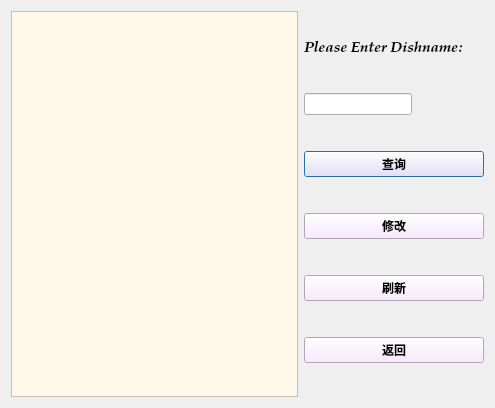
<?xml version="1.0" encoding="UTF-8"?>
<ui version="4.0">
 <class>changeFoodAmount</class>
 <widget class="QDialog" name="changeFoodAmount">
  <property name="geometry">
   <rect>
    <x>0</x>
    <y>0</y>
    <width>495</width>
    <height>408</height>
   </rect>
  </property>
  <property name="sizePolicy">
   <sizepolicy hsizetype="Preferred" vsizetype="Fixed">
    <horstretch>0</horstretch>
    <verstretch>0</verstretch>
   </sizepolicy>
  </property>
  <property name="windowTitle">
   <string>Dialog</string>
  </property>
  <layout class="QHBoxLayout" name="horizontalLayout">
   <item>
    <widget class="QTableWidget" name="tableWidget">
     <property name="enabled">
      <bool>true</bool>
     </property>
     <property name="sizePolicy">
      <sizepolicy hsizetype="Maximum" vsizetype="Maximum">
       <horstretch>0</horstretch>
       <verstretch>0</verstretch>
      </sizepolicy>
     </property>
     <property name="maximumSize">
      <size>
       <width>700</width>
       <height>500</height>
      </size>
     </property>
     <property name="styleSheet">
      <string notr="true">background-color: rgb(255, 249, 233);</string>
     </property>
     <attribute name="horizontalHeaderCascadingSectionResizes">
      <bool>true</bool>
     </attribute>
     <attribute name="horizontalHeaderMinimumSectionSize">
      <number>150</number>
     </attribute>
     <attribute name="horizontalHeaderDefaultSectionSize">
      <number>150</number>
     </attribute>
    </widget>
   </item>
   <item>
    <layout class="QVBoxLayout" name="verticalLayout">
     <item>
      <widget class="QLabel" name="label">
       <property name="sizePolicy">
        <sizepolicy hsizetype="Preferred" vsizetype="Fixed">
         <horstretch>0</horstretch>
         <verstretch>0</verstretch>
        </sizepolicy>
       </property>
       <property name="font">
        <font>
         <family>Palatino Linotype</family>
         <pointsize>11</pointsize>
         <italic>true</italic>
         <bold>true</bold>
        </font>
       </property>
       <property name="frameShadow">
        <enum>QFrame::Sunken</enum>
       </property>
       <property name="text">
        <string>Please Enter Dishname:</string>
       </property>
      </widget>
     </item>
     <item>
      <widget class="QLineEdit" name="lineEdit_2">
       <property name="sizePolicy">
        <sizepolicy hsizetype="Maximum" vsizetype="Fixed">
         <horstretch>0</horstretch>
         <verstretch>0</verstretch>
        </sizepolicy>
       </property>
      </widget>
     </item>
     <item>
      <widget class="QPushButton" name="pushButton_3">
       <property name="sizePolicy">
        <sizepolicy hsizetype="Maximum" vsizetype="Fixed">
         <horstretch>0</horstretch>
         <verstretch>0</verstretch>
        </sizepolicy>
       </property>
       <property name="maximumSize">
        <size>
         <width>180</width>
         <height>16777215</height>
        </size>
       </property>
       <property name="font">
        <font>
         <family>Arial</family>
         <bold>true</bold>
        </font>
       </property>
       <property name="focusPolicy">
        <enum>Qt::StrongFocus</enum>
       </property>
       <property name="styleSheet">
        <string notr="true">background-color: rgb(250, 228, 255);</string>
       </property>
       <property name="text">
        <string>查询</string>
       </property>
      </widget>
     </item>
     <item>
      <widget class="QPushButton" name="pushButton_5">
       <property name="sizePolicy">
        <sizepolicy hsizetype="Maximum" vsizetype="Fixed">
         <horstretch>0</horstretch>
         <verstretch>0</verstretch>
        </sizepolicy>
       </property>
       <property name="maximumSize">
        <size>
         <width>180</width>
         <height>16777215</height>
        </size>
       </property>
       <property name="font">
        <font>
         <family>Arial</family>
         <bold>true</bold>
        </font>
       </property>
       <property name="styleSheet">
        <string notr="true">background-color: rgb(250, 228, 255);</string>
       </property>
       <property name="text">
        <string>修改</string>
       </property>
      </widget>
     </item>
     <item>
      <widget class="QPushButton" name="pushButton_4">
       <property name="sizePolicy">
        <sizepolicy hsizetype="Maximum" vsizetype="Fixed">
         <horstretch>0</horstretch>
         <verstretch>0</verstretch>
        </sizepolicy>
       </property>
       <property name="maximumSize">
        <size>
         <width>180</width>
         <height>16777215</height>
        </size>
       </property>
       <property name="font">
        <font>
         <family>Arial</family>
         <bold>true</bold>
        </font>
       </property>
       <property name="styleSheet">
        <string notr="true">background-color: rgb(250, 228, 255);</string>
       </property>
       <property name="text">
        <string>刷新</string>
       </property>
      </widget>
     </item>
     <item>
      <widget class="QPushButton" name="pushButton_2">
       <property name="sizePolicy">
        <sizepolicy hsizetype="Maximum" vsizetype="Fixed">
         <horstretch>0</horstretch>
         <verstretch>0</verstretch>
        </sizepolicy>
       </property>
       <property name="maximumSize">
        <size>
         <width>180</width>
         <height>16777215</height>
        </size>
       </property>
       <property name="font">
        <font>
         <family>Arial</family>
         <bold>true</bold>
        </font>
       </property>
       <property name="styleSheet">
        <string notr="true">background-color: rgb(250, 228, 255);</string>
       </property>
       <property name="text">
        <string>返回</string>
       </property>
      </widget>
     </item>
    </layout>
   </item>
  </layout>
 </widget>
 <resources/>
 <connections/>
</ui>
